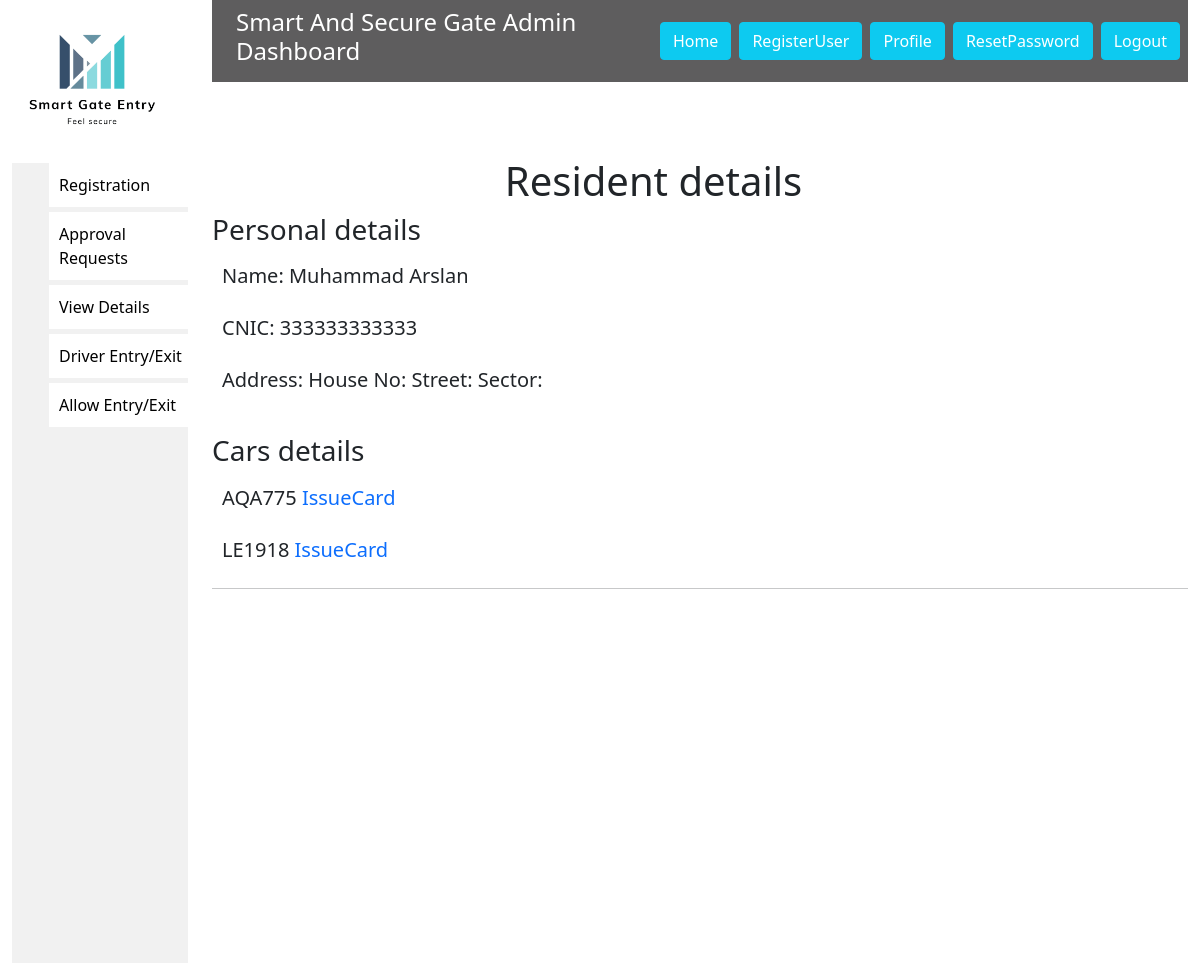
Screenshot of /ViewSpecificResident/77 (signed in) with the database file from the repository.
### fyp/models.py (models this page shows, shortened)
class Driver(Person):
    Car_Plate_number=models.ForeignKey(Car, null=True,on_delete=models.SET_NULL)
    House_no=models.CharField(max_length=200,blank=True,null=True)
    Street=models.CharField(max_length=200,blank=True,null=True)
    Sector=models.CharField(max_length=200,blank=True,null=True)
    Sector=models.CharField(max_length=200,blank=True,null=True)
    type=models.CharField(max_length=20,default="resident")
    class Meta:
        abstract=True

class Residents(Driver):
    Resident_id=models.AutoField(primary_key=True)
    isentered=models.BooleanField(default=False)
    IsTemporary=models.BooleanField(default=False)

class Card(models.Model):
    Card_id=models.AutoField(primary_key=True)
    Car_Plate_number=models.ForeignKey(Car, null=True,on_delete=models.SET_NULL)
    Barcode_id=models.IntegerField(unique=True)
    barcode=models.ImageField(upload_to='static/barcodeimages/',blank=True)
    type=models.CharField(max_length=20,default="resident")
    Resident=models.ForeignKey(Residents,blank=True,null=True,on_delete=models.SET_NULL)
    isentered=models.BooleanField(default=False)
    isrejected=models.BooleanField(default=False)

class Car(models.Model):
    Car_Plate_number=models.CharField(max_length=7,primary_key=True)
    Name=models.CharField(max_length=30,null=True)

### fyp/views.py (the view)
# urls.py: path("ViewSpecificResident/<int:id>", views.ViewSpecificResident, name='ViewSpecificResident'),
@login_required(login_url='Login')
def ViewSpecificResident(request,id):
    re=Residents.objects.get(Resident_id=id)
    card=Card.objects.all()
    context={
                            're':re,
                            'card':card
                    }
    return render(request,'ViewSpecificResident.html',context)

### templates/ViewSpecificResident.html (shortened to what this page needs)
{% extends 'base.html' %}
{%load static%}
{%block body%}
<h1 style="margin-top: 75px;margin-left: 30%;">Resident details</h1>
<h3>Personal details</h3>
<h5>Name: {{re.First_Name}} {{re.Last_Name}}</h5>
<h5>CNIC: {{re.CNIC}}</h5>
<h5>Address: House No:{{ re.House_no }} Street:{{re.Street}} Sector:{{re.Sector}}</h5>
<br>
<h3>Cars details</h3>
{%for crd in card%}
{%if crd.Resident.CNIC == re.CNIC%}
<h5>{{crd.Car_Plate_number.Car_Plate_number}}      <a href="{% url 'issueresidentcard' crd.Card_id re.Resident_id %}">IssueCard</a></h5>
{% endif %}
{%endfor%}
{%endblock body%}

### static/dashboard.css (style rules this page uses)
* { margin: 0px; padding: 0px; }
a { text-decoration: none; }
h5 { padding: 10px; }

### rows the page displays
Residents: First_Name "Muhammad", Last_Name "Arslan", CNIC "333333333333"
Card: Car_Plate_number.Car_Plate_number "AQA775"
Card: Car_Plate_number.Car_Plate_number "LE1918"
